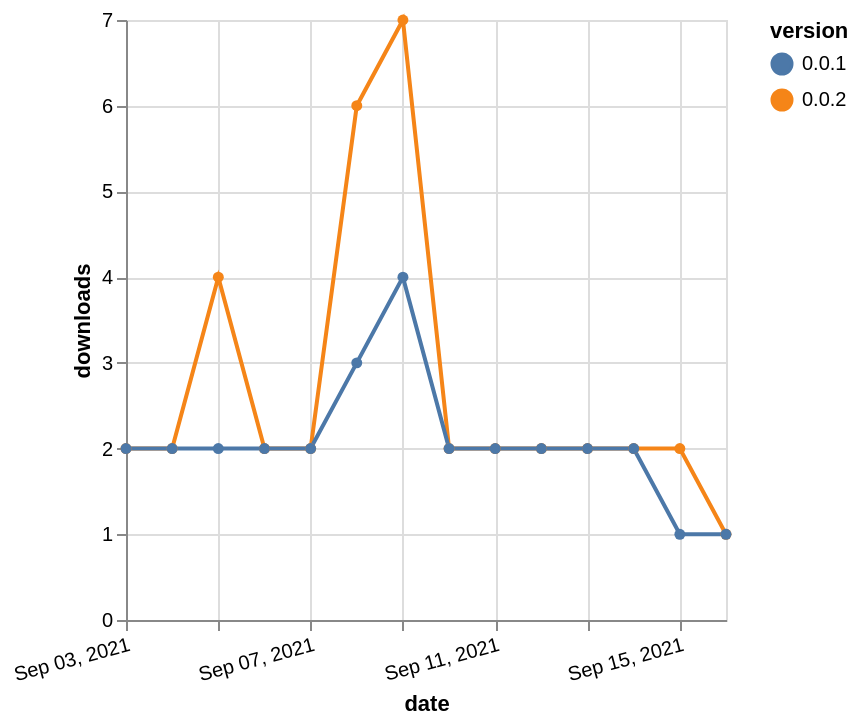

Express this chart as Vega-Lite.
### Vega-Lite specification from a JSON file in a GitHub repository (floating-point values rounded to 4 significant figures)
{"$schema": "https://vega.github.io/schema/vega-lite/v5.json", "description": "A simple bar chart with embedded data.", "data": {"values": [{"date": "2021-09-03", "total": 2682, "delta": 2, "version": "0.0.2"}, {"date": "2021-09-04", "total": 2684, "delta": 2, "version": "0.0.2"}, {"date": "2021-09-05", "total": 2688, "delta": 4, "version": "0.0.2"}, {"date": "2021-09-06", "total": 2690, "delta": 2, "version": "0.0.2"}, {"date": "2021-09-07", "total": 2692, "delta": 2, "version": "0.0.2"}, {"date": "2021-09-08", "total": 2698, "delta": 6, "version": "0.0.2"}, {"date": "2021-09-09", "total": 2705, "delta": 7, "version": "0.0.2"}, {"date": "2021-09-10", "total": 2707, "delta": 2, "version": "0.0.2"}, {"date": "2021-09-11", "total": 2709, "delta": 2, "version": "0.0.2"}, {"date": "2021-09-12", "total": 2711, "delta": 2, "version": "0.0.2"}, {"date": "2021-09-13", "total": 2713, "delta": 2, "version": "0.0.2"}, {"date": "2021-09-14", "total": 2715, "delta": 2, "version": "0.0.2"}, {"date": "2021-09-15", "total": 2717, "delta": 2, "version": "0.0.2"}, {"date": "2021-09-16", "total": 2718, "delta": 1, "version": "0.0.2"}, {"date": "2021-09-03", "total": 2416, "delta": 2, "version": "0.0.1"}, {"date": "2021-09-04", "total": 2418, "delta": 2, "version": "0.0.1"}, {"date": "2021-09-05", "total": 2420, "delta": 2, "version": "0.0.1"}, {"date": "2021-09-06", "total": 2422, "delta": 2, "version": "0.0.1"}, {"date": "2021-09-07", "total": 2424, "delta": 2, "version": "0.0.1"}, {"date": "2021-09-08", "total": 2427, "delta": 3, "version": "0.0.1"}, {"date": "2021-09-09", "total": 2431, "delta": 4, "version": "0.0.1"}, {"date": "2021-09-10", "total": 2433, "delta": 2, "version": "0.0.1"}, {"date": "2021-09-11", "total": 2435, "delta": 2, "version": "0.0.1"}, {"date": "2021-09-12", "total": 2437, "delta": 2, "version": "0.0.1"}, {"date": "2021-09-13", "total": 2439, "delta": 2, "version": "0.0.1"}, {"date": "2021-09-14", "total": 2441, "delta": 2, "version": "0.0.1"}, {"date": "2021-09-15", "total": 2442, "delta": 1, "version": "0.0.1"}, {"date": "2021-09-16", "total": 2443, "delta": 1, "version": "0.0.1"}]}, "width": "container", "mark": {"type": "line", "point": {"filled": true}}, "encoding": {"x": {"field": "date", "type": "temporal", "timeUnit": "yearmonthdate", "title": "date", "axis": {"labelAngle": -15}}, "y": {"field": "delta", "type": "quantitative", "title": "downloads"}, "color": {"field": "version", "type": "nominal"}, "tooltip": {"field": "delta"}}}
